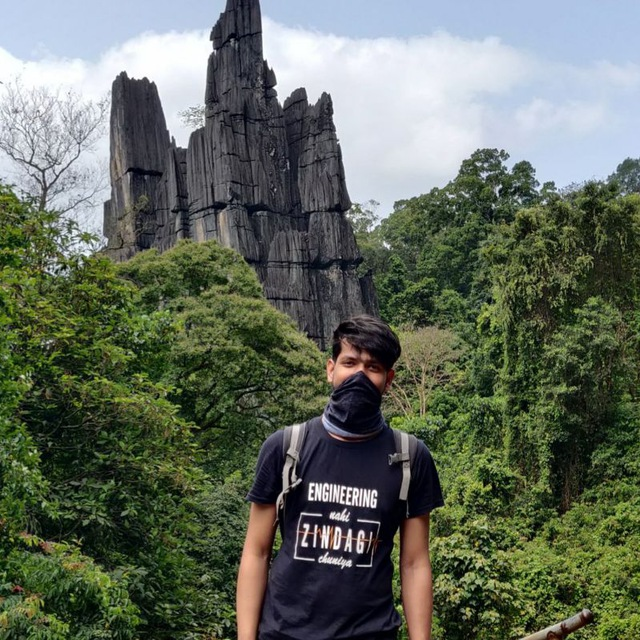
#> input picture data/Me.jpg, 640 x 640 px, found by its file name
$ python bitwise-operations-opencv.py
#> lines starting #> are read from the running program, lines starting #| are printed output that depends on the picture; after the words box and inside, x2 and y2 are one past the last pixel; in counts of white or black regions, pixels touching at a corner belong together
import cv2
import numpy as np

img1 = np.zeros((640, 640, 3), np.uint8)
img1 = cv2.rectangle(img1, (286, 304), (435, 456), (255, 255, 255), -1) # x1, y1, x2, y2
img2 = cv2.imread('data/Me.jpg')
#> img2 is the input picture: shape (640, 640, 3); mean B, G, R 93.8, 106.9, 98.6

bitAnd = cv2.bitwise_and(img2, img1)
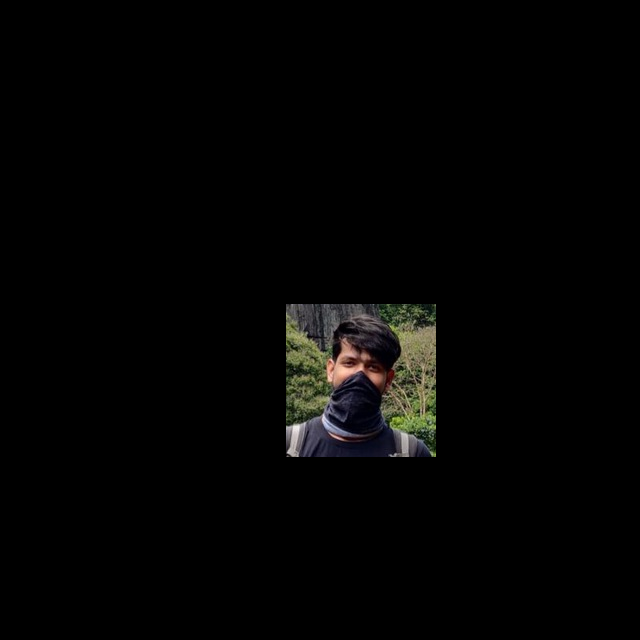
#> bitAnd: shape (640, 640, 3); mean B, G, R 3.5, 4.2, 4.3
bitOr = cv2.bitwise_or(img2, img1)
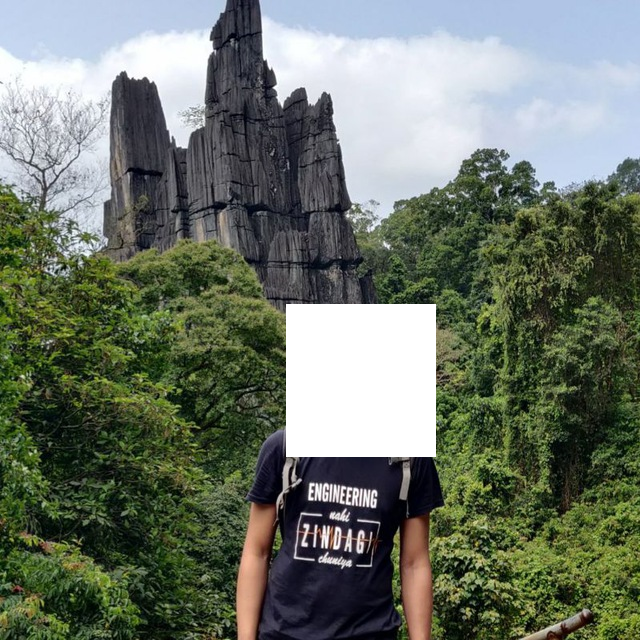
#> bitOr: shape (640, 640, 3); mean B, G, R 104.6, 117.1, 108.6
bitXor = cv2.bitwise_xor(img2, img1)
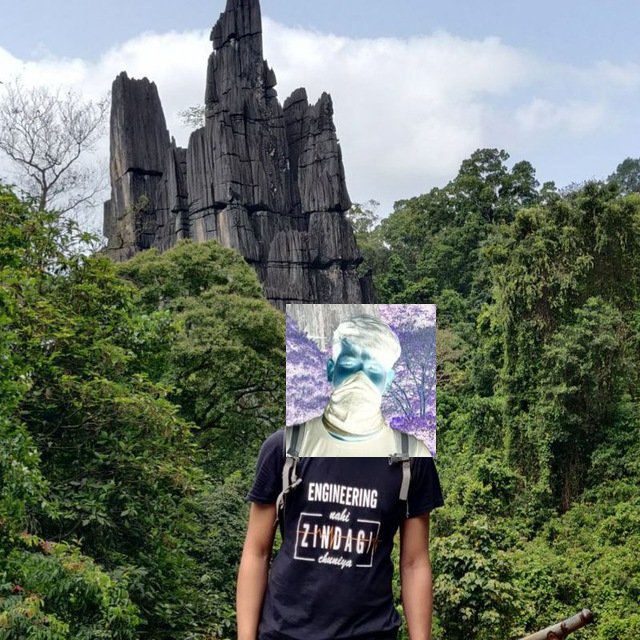
#> bitXor: shape (640, 640, 3); mean B, G, R 101, 112.9, 104.3
bitNot = cv2.bitwise_not(img1)

cv2.imshow('img1', img1)
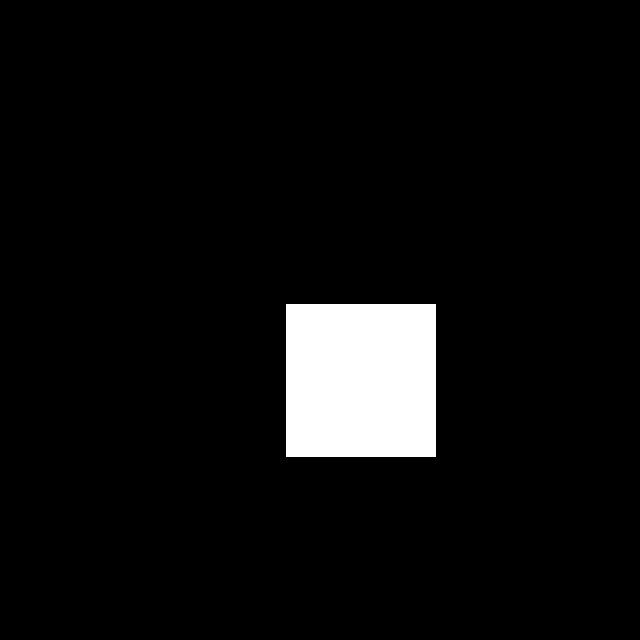
#> window 'img1': shape (640, 640, 3); 5.6% white; 1 white region, box (x1, y1, x2, y2) and area: (286, 304, 436, 457) 22950
cv2.imshow('img2', img2)
cv2.imshow('bitAnd', bitAnd)
cv2.imshow('bitOr', bitOr)
cv2.imshow('bitXor', bitXor)
cv2.imshow('bitNot', bitNot)

cv2.waitKey(0)
cv2.destroyAllWindows()
